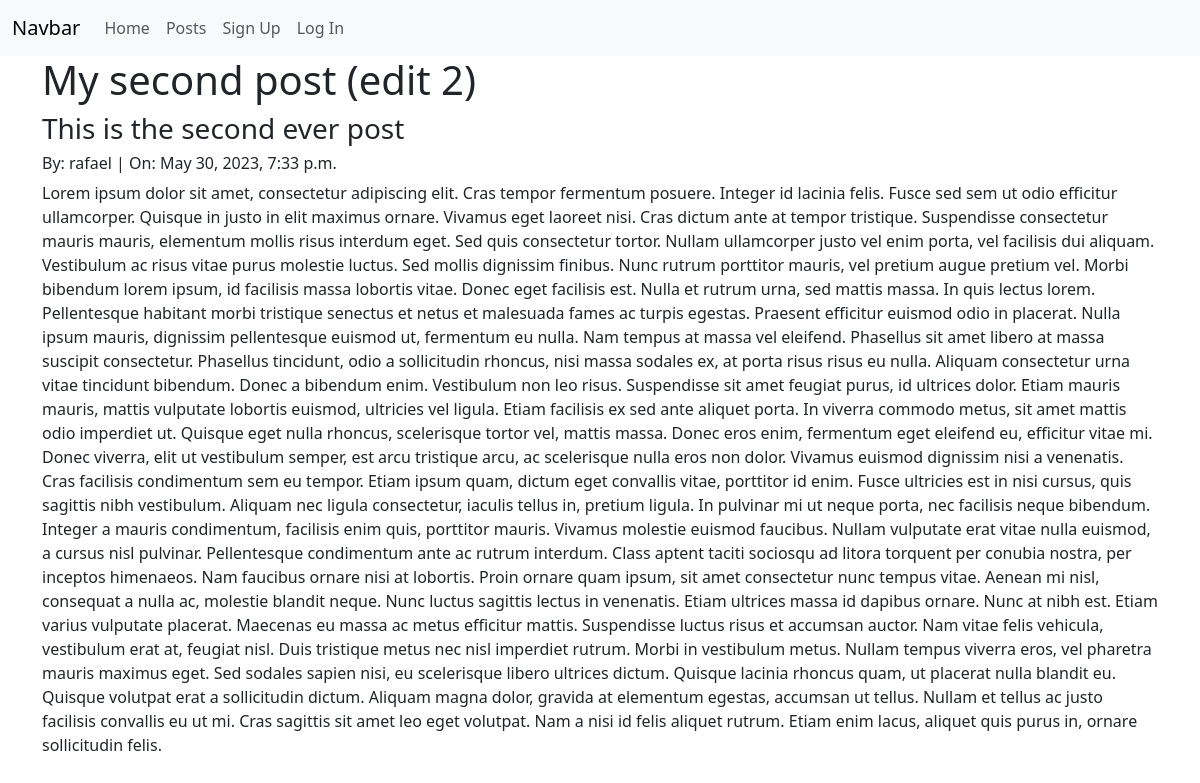
Page /posts/2/ on the committed database.
### posts/models.py (models this page shows, shortened)
class Post(models.Model):
    title = models.CharField(max_length=128)
    subtitle = models.CharField(max_length=256)
    body = models.TextField()
    author = models.ForeignKey(
        get_user_model(),
        on_delete=models.CASCADE
    )
    created_on = models.DateTimeField(auto_now_add=True)

### posts/views.py (the view)
# urls.py: path("<int:pk>/", views.PostDetailView.as_view(), name="detail"),
class PostDetailView(DetailView):
    template_name = "posts/detail.html"
    model = Post

### templates/posts/detail.html (shortened to what this page needs)
{% extends 'base.html' %}
{% block content %}
<div class="container">
    <h1>{{ post.title }}</h1>
    <h3>{{ post.subtitle }}</h3>
    <h6>By: {{ post.author }} | On: {{ post.created_on }}</h6>
    <p>{{ post.body }}</p>
</div>
{% endblock content %}

### rows in the picture
Post: title "My second post (edit 2)", subtitle "This is the second ever post", author "rafael", created_on "May 30, 2023, 7:33 p.m.", body "Lorem ipsum dolor sit amet, consectetur adipiscing elit. Cras tempor fermentum posuere. Integer id lacinia felis. Fusce sed sem ut odio efficitur ullamcorper. Quisque in justo in elit maximus ornare. Vivamus eget laoreet nisi. Cras dictum ante at tempor tristique. Suspendisse consectetur mauris mauris, elementum mollis risus interdum eget. Sed quis consectetur tortor. Nullam ullamcorper justo vel enim porta, vel facilisis dui aliquam. Vestibulum ac risus vitae purus molestie luctus. Sed mollis dignissim finibus. Nunc rutrum porttitor mauris, vel pretium augue pretium vel. Morbi bibendum lorem ipsum, id facilisis massa lobortis vitae. Donec eget facilisis est. Nulla et rutrum urna, sed…"
